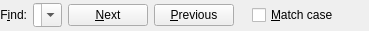
<?xml version="1.0" encoding="UTF-8"?>
<ui version="4.0">
 <author>Sebastian Pipping</author>
 <class>IncrementalSearchBar</class>
 <widget class="QWidget" name="IncrementalSearchBar">
  <property name="geometry">
   <rect>
    <x>0</x>
    <y>0</y>
    <width>100</width>
    <height>31</height>
   </rect>
  </property>
  <property name="sizePolicy">
   <sizepolicy hsizetype="Expanding" vsizetype="Minimum">
    <horstretch>0</horstretch>
    <verstretch>0</verstretch>
   </sizepolicy>
  </property>
  <layout class="QGridLayout">
   <property name="margin">
    <number>0</number>
   </property>
   <item row="0" column="0">
    <layout class="QHBoxLayout">
     <property name="margin">
      <number>0</number>
     </property>
     <item>
      <widget class="QLabel" name="label">
       <property name="text">
        <string>F&amp;ind:</string>
       </property>
       <property name="alignment">
        <set>Qt::AlignRight|Qt::AlignTrailing|Qt::AlignVCenter</set>
       </property>
       <property name="buddy">
        <cstring>pattern</cstring>
       </property>
      </widget>
     </item>
     <item>
      <widget class="KComboBox" name="pattern">
       <property name="sizePolicy">
        <sizepolicy hsizetype="Expanding" vsizetype="Fixed">
         <horstretch>0</horstretch>
         <verstretch>0</verstretch>
        </sizepolicy>
       </property>
       <property name="mouseTracking">
        <bool>false</bool>
       </property>
       <property name="focusPolicy">
        <enum>Qt::StrongFocus</enum>
       </property>
       <property name="acceptDrops">
        <bool>true</bool>
       </property>
       <property name="toolTip">
        <string>Text to search for</string>
       </property>
       <property name="editable">
        <bool>true</bool>
       </property>
       <property name="sizeAdjustPolicy">
        <enum>QComboBox::AdjustToMinimumContentsLengthWithIcon</enum>
       </property>
      </widget>
     </item>
     <item>
      <widget class="QPushButton" name="next">
       <property name="toolTip">
        <string>Jump to next match</string>
       </property>
       <property name="text">
        <string>&amp;Next</string>
       </property>
       <property name="icon">
        <iconset>
         <normaloff/>
        </iconset>
       </property>
      </widget>
     </item>
     <item>
      <widget class="QPushButton" name="prev">
       <property name="toolTip">
        <string>Jump to previous match</string>
       </property>
       <property name="text">
        <string>&amp;Previous</string>
       </property>
       <property name="icon">
        <iconset>
         <normaloff/>
        </iconset>
       </property>
      </widget>
     </item>
     <item>
      <spacer>
       <property name="orientation">
        <enum>Qt::Horizontal</enum>
       </property>
       <property name="sizeType">
        <enum>QSizePolicy::Fixed</enum>
       </property>
       <property name="sizeHint" stdset="0">
        <size>
         <width>12</width>
         <height>26</height>
        </size>
       </property>
      </spacer>
     </item>
     <item>
      <widget class="QCheckBox" name="matchCase">
       <property name="text">
        <string>&amp;Match case</string>
       </property>
      </widget>
     </item>
     <item>
      <widget class="QToolButton" name="mutate">
       <property name="toolTip">
        <string>Switch to power search and replace bar</string>
       </property>
       <property name="text">
        <string/>
       </property>
       <property name="icon">
        <iconset>
         <normaloff/>
        </iconset>
       </property>
       <property name="autoRaise">
        <bool>true</bool>
       </property>
      </widget>
     </item>
    </layout>
   </item>
  </layout>
 </widget>
 <customwidgets>
  <customwidget>
   <class>KComboBox</class>
   <extends>QComboBox</extends>
   <header>kcombobox.h</header>
  </customwidget>
 </customwidgets>
 <connections/>
</ui>
